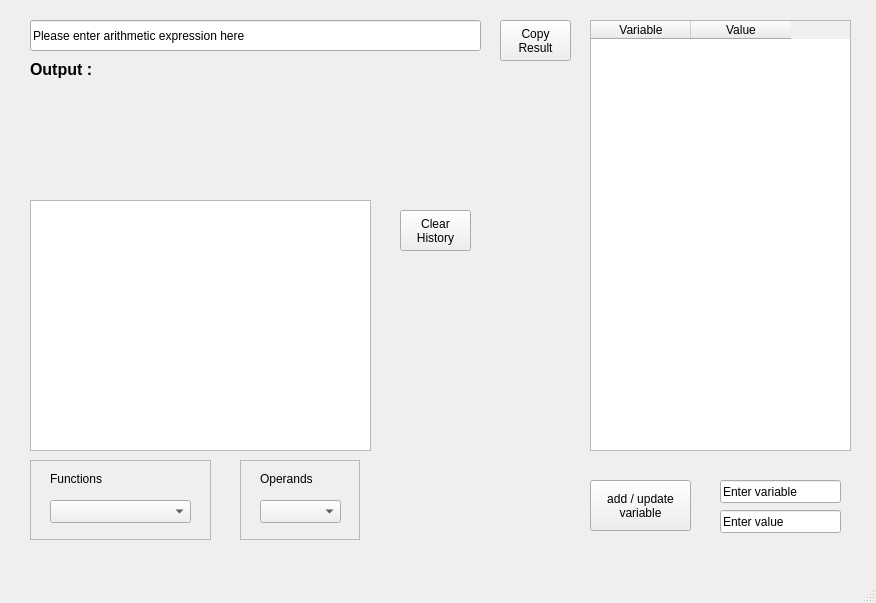
<?xml version="1.0" encoding="UTF-8"?>
<ui version="4.0">
 <class>CalcWindow</class>
 <widget class="QMainWindow" name="CalcWindow">
  <property name="geometry">
   <rect>
    <x>0</x>
    <y>0</y>
    <width>876</width>
    <height>603</height>
   </rect>
  </property>
  <property name="windowTitle">
   <string>Calculator</string>
  </property>
  <widget class="QWidget" name="centralwidget">
   <widget class="CalcLineEdit" name="userLineInput">
    <property name="geometry">
     <rect>
      <x>30</x>
      <y>20</y>
      <width>451</width>
      <height>31</height>
     </rect>
    </property>
    <property name="toolTip">
     <string>Press enter to copy and include the expression in the history</string>
    </property>
    <property name="text">
     <string>Please enter arithmetic expression here</string>
    </property>
   </widget>
   <widget class="QLabel" name="outputLabel">
    <property name="geometry">
     <rect>
      <x>30</x>
      <y>60</y>
      <width>451</width>
      <height>121</height>
     </rect>
    </property>
    <property name="font">
     <font>
      <pointsize>12</pointsize>
      <weight>75</weight>
      <bold>true</bold>
     </font>
    </property>
    <property name="text">
     <string>Output : </string>
    </property>
    <property name="alignment">
     <set>Qt::AlignLeading|Qt::AlignLeft|Qt::AlignTop</set>
    </property>
    <property name="wordWrap">
     <bool>true</bool>
    </property>
   </widget>
   <widget class="CalcHistory" name="exprHistoryList">
    <property name="geometry">
     <rect>
      <x>30</x>
      <y>200</y>
      <width>341</width>
      <height>251</height>
     </rect>
    </property>
    <property name="toolTip">
     <string>Press delete to remove from history</string>
    </property>
    <property name="selectionMode">
     <enum>QAbstractItemView::MultiSelection</enum>
    </property>
   </widget>
   <widget class="QPushButton" name="clearHistoryButton">
    <property name="geometry">
     <rect>
      <x>400</x>
      <y>210</y>
      <width>71</width>
      <height>41</height>
     </rect>
    </property>
    <property name="text">
     <string>Clear
History</string>
    </property>
   </widget>
   <widget class="QFrame" name="fnFrame">
    <property name="geometry">
     <rect>
      <x>30</x>
      <y>460</y>
      <width>181</width>
      <height>80</height>
     </rect>
    </property>
    <property name="toolTip">
     <string>Get list of functions</string>
    </property>
    <property name="frameShape">
     <enum>QFrame::StyledPanel</enum>
    </property>
    <property name="frameShadow">
     <enum>QFrame::Raised</enum>
    </property>
    <widget class="QComboBox" name="fnCombo">
     <property name="geometry">
      <rect>
       <x>20</x>
       <y>40</y>
       <width>141</width>
       <height>23</height>
      </rect>
     </property>
    </widget>
    <widget class="QLabel" name="Fnlabel">
     <property name="geometry">
      <rect>
       <x>20</x>
       <y>10</y>
       <width>66</width>
       <height>17</height>
      </rect>
     </property>
     <property name="text">
      <string>Functions</string>
     </property>
    </widget>
   </widget>
   <widget class="QFrame" name="opFrame">
    <property name="geometry">
     <rect>
      <x>240</x>
      <y>460</y>
      <width>120</width>
      <height>80</height>
     </rect>
    </property>
    <property name="toolTip">
     <string>Get list of functions</string>
    </property>
    <property name="frameShape">
     <enum>QFrame::StyledPanel</enum>
    </property>
    <property name="frameShadow">
     <enum>QFrame::Raised</enum>
    </property>
    <widget class="QComboBox" name="opCombo">
     <property name="geometry">
      <rect>
       <x>20</x>
       <y>40</y>
       <width>81</width>
       <height>23</height>
      </rect>
     </property>
    </widget>
    <widget class="QLabel" name="opLabel">
     <property name="geometry">
      <rect>
       <x>20</x>
       <y>10</y>
       <width>66</width>
       <height>17</height>
      </rect>
     </property>
     <property name="text">
      <string>Operands</string>
     </property>
    </widget>
   </widget>
   <widget class="QPushButton" name="copyResultButton">
    <property name="geometry">
     <rect>
      <x>500</x>
      <y>20</y>
      <width>71</width>
      <height>41</height>
     </rect>
    </property>
    <property name="toolTip">
     <string>Copy to clip board</string>
    </property>
    <property name="text">
     <string>Copy
Result</string>
    </property>
   </widget>
   <widget class="CalcVars" name="variableTable">
    <property name="geometry">
     <rect>
      <x>590</x>
      <y>20</y>
      <width>261</width>
      <height>431</height>
     </rect>
    </property>
    <property name="toolTip">
     <string>Select to edit a variable</string>
    </property>
    <property name="editTriggers">
     <set>QAbstractItemView::NoEditTriggers</set>
    </property>
    <property name="selectionMode">
     <enum>QAbstractItemView::MultiSelection</enum>
    </property>
    <property name="selectionBehavior">
     <enum>QAbstractItemView::SelectRows</enum>
    </property>
    <column>
     <property name="text">
      <string>Variable</string>
     </property>
    </column>
    <column>
     <property name="text">
      <string>Value</string>
     </property>
    </column>
   </widget>
   <widget class="QPushButton" name="addVariableButton">
    <property name="geometry">
     <rect>
      <x>590</x>
      <y>480</y>
      <width>101</width>
      <height>51</height>
     </rect>
    </property>
    <property name="toolTip">
     <string>add / update</string>
    </property>
    <property name="text">
     <string>add / update
variable</string>
    </property>
   </widget>
   <widget class="CalcLineEdit" name="varLineInput">
    <property name="geometry">
     <rect>
      <x>720</x>
      <y>480</y>
      <width>121</width>
      <height>23</height>
     </rect>
    </property>
    <property name="toolTip">
     <string>variable</string>
    </property>
    <property name="text">
     <string>Enter variable</string>
    </property>
   </widget>
   <widget class="CalcLineEdit" name="valLineInput">
    <property name="geometry">
     <rect>
      <x>720</x>
      <y>510</y>
      <width>121</width>
      <height>23</height>
     </rect>
    </property>
    <property name="toolTip">
     <string>value</string>
    </property>
    <property name="text">
     <string>Enter value</string>
    </property>
   </widget>
  </widget>
  <widget class="QMenuBar" name="menubar">
   <property name="geometry">
    <rect>
     <x>0</x>
     <y>0</y>
     <width>876</width>
     <height>22</height>
    </rect>
   </property>
  </widget>
  <widget class="QStatusBar" name="statusbar"/>
 </widget>
 <customwidgets>
  <customwidget>
   <class>CalcLineEdit</class>
   <extends>QLineEdit</extends>
   <header>CalcMainWindow.h</header>
  </customwidget>
  <customwidget>
   <class>CalcHistory</class>
   <extends>QListWidget</extends>
   <header>CalcMainWindow.h</header>
  </customwidget>
  <customwidget>
   <class>CalcVars</class>
   <extends>QTableWidget</extends>
   <header location="global">CalcMainWindow.h</header>
  </customwidget>
 </customwidgets>
 <tabstops>
  <tabstop>clearHistoryButton</tabstop>
  <tabstop>exprHistoryList</tabstop>
  <tabstop>userLineInput</tabstop>
 </tabstops>
 <resources/>
 <connections/>
</ui>
